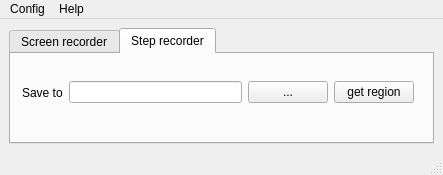
<?xml version="1.0" encoding="UTF-8"?>
<ui version="4.0">
 <class>MainWindow</class>
 <widget class="QMainWindow" name="MainWindow">
  <property name="geometry">
   <rect>
    <x>0</x>
    <y>0</y>
    <width>443</width>
    <height>175</height>
   </rect>
  </property>
  <property name="windowTitle">
   <string>Recorder</string>
  </property>
  <widget class="QWidget" name="centralwidget">
   <property name="sizePolicy">
    <sizepolicy hsizetype="Expanding" vsizetype="Expanding">
     <horstretch>0</horstretch>
     <verstretch>0</verstretch>
    </sizepolicy>
   </property>
   <layout class="QHBoxLayout" name="horizontalLayout_3">
    <item>
     <layout class="QVBoxLayout" name="mainlayout">
      <item>
       <widget class="QTabWidget" name="tabWidget">
        <property name="sizePolicy">
         <sizepolicy hsizetype="Expanding" vsizetype="Expanding">
          <horstretch>0</horstretch>
          <verstretch>0</verstretch>
         </sizepolicy>
        </property>
        <property name="currentIndex">
         <number>1</number>
        </property>
        <widget class="QWidget" name="tab">
         <attribute name="title">
          <string>Screen recorder</string>
         </attribute>
         <layout class="QHBoxLayout" name="horizontalLayout_2">
          <item>
           <layout class="QHBoxLayout" name="horizontalLayout">
            <item>
             <widget class="QLabel" name="label_saveto">
              <property name="sizePolicy">
               <sizepolicy hsizetype="Preferred" vsizetype="Preferred">
                <horstretch>0</horstretch>
                <verstretch>0</verstretch>
               </sizepolicy>
              </property>
              <property name="text">
               <string>Save to</string>
              </property>
             </widget>
            </item>
            <item>
             <widget class="QLineEdit" name="lineEdit"/>
            </item>
            <item>
             <widget class="QPushButton" name="btn_saveto">
              <property name="enabled">
               <bool>true</bool>
              </property>
              <property name="sizePolicy">
               <sizepolicy hsizetype="Fixed" vsizetype="Fixed">
                <horstretch>0</horstretch>
                <verstretch>0</verstretch>
               </sizepolicy>
              </property>
              <property name="text">
               <string>...</string>
              </property>
             </widget>
            </item>
            <item>
             <widget class="QPushButton" name="btn_get_region">
              <property name="text">
               <string>get region</string>
              </property>
             </widget>
            </item>
           </layout>
          </item>
         </layout>
        </widget>
        <widget class="QWidget" name="tab_2">
         <attribute name="title">
          <string>Step recorder</string>
         </attribute>
         <widget class="QWidget" name="layoutWidget">
          <property name="geometry">
           <rect>
            <x>11</x>
            <y>8</y>
            <width>392</width>
            <height>61</height>
           </rect>
          </property>
          <layout class="QHBoxLayout" name="horizontalLayout_4">
           <item>
            <widget class="QLabel" name="label_saveto_2">
             <property name="sizePolicy">
              <sizepolicy hsizetype="Preferred" vsizetype="Preferred">
               <horstretch>0</horstretch>
               <verstretch>0</verstretch>
              </sizepolicy>
             </property>
             <property name="text">
              <string>Save to</string>
             </property>
            </widget>
           </item>
           <item>
            <widget class="QLineEdit" name="lineEdit_2"/>
           </item>
           <item>
            <widget class="QPushButton" name="btn_saveto_2">
             <property name="enabled">
              <bool>true</bool>
             </property>
             <property name="sizePolicy">
              <sizepolicy hsizetype="Fixed" vsizetype="Fixed">
               <horstretch>0</horstretch>
               <verstretch>0</verstretch>
              </sizepolicy>
             </property>
             <property name="text">
              <string>...</string>
             </property>
            </widget>
           </item>
           <item>
            <widget class="QPushButton" name="btn_get_region_2">
             <property name="text">
              <string>get region</string>
             </property>
            </widget>
           </item>
          </layout>
         </widget>
        </widget>
       </widget>
      </item>
     </layout>
    </item>
   </layout>
  </widget>
  <widget class="QMenuBar" name="menubar">
   <property name="geometry">
    <rect>
     <x>0</x>
     <y>0</y>
     <width>443</width>
     <height>24</height>
    </rect>
   </property>
   <widget class="QMenu" name="menuConfig">
    <property name="title">
     <string>Config</string>
    </property>
   </widget>
   <widget class="QMenu" name="menuHelp">
    <property name="title">
     <string>Help</string>
    </property>
    <addaction name="actionAbout"/>
   </widget>
   <addaction name="menuConfig"/>
   <addaction name="menuHelp"/>
  </widget>
  <widget class="QStatusBar" name="statusbar"/>
  <action name="actionAbout">
   <property name="text">
    <string>About</string>
   </property>
  </action>
 </widget>
 <resources/>
 <connections/>
</ui>
